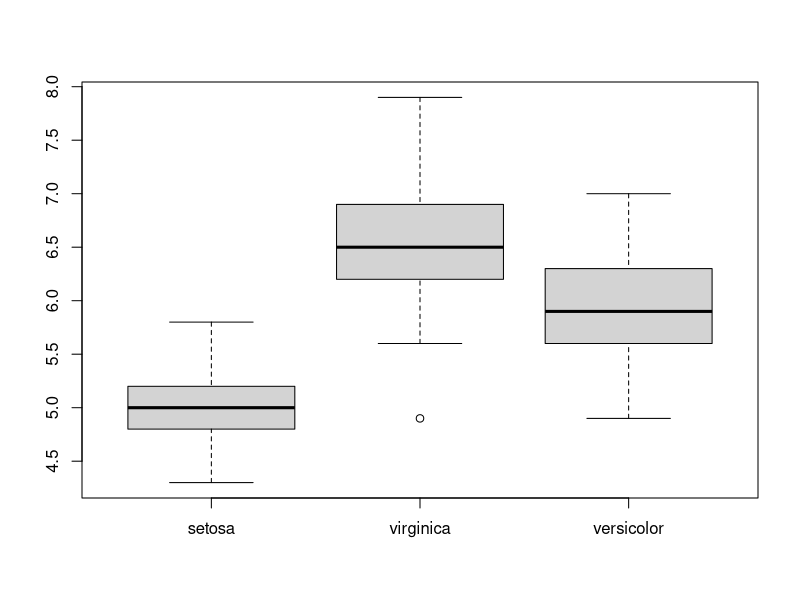
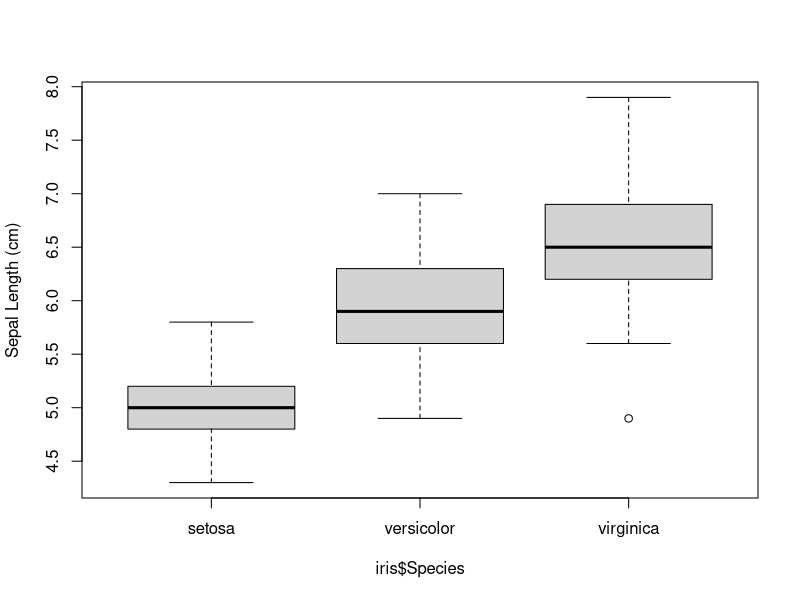
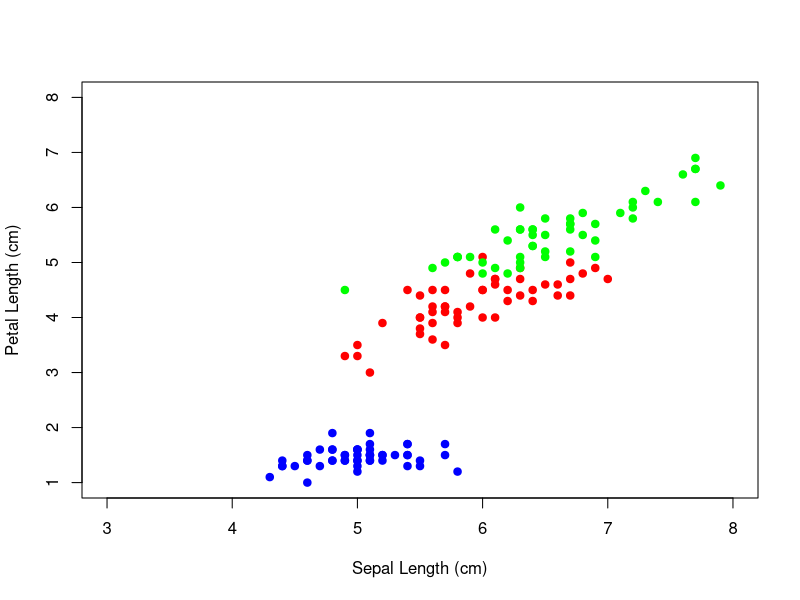

The R source for these figures, in order:
## ---- chunk 1
library(knitr)
opts_chunk$set(fig.align="center", fig.height=4, fig.width=4)
## ---- chunk 2
head(iris)
## ---- chunk 3
# R code goes here
iris$Species=="setosa"
setosa_sl<-iris$Sepal.Length[iris$Species=='setosa']
virginica_sl<-iris$Sepal.Length[iris$Species=='virginica']
t.test(setosa_sl,virginica_sl)
## ---- chunk 4
# R code goes here.
head(iris)
unique(iris$Species)

versicolor_sl<-iris$Sepal.Length[iris$Species=='versicolor']
?boxplot()
boxplot(setosa_sl,virginica_sl,versicolor_sl,names = c('setosa','virginica','versicolor'))


#easy way is
boxplot(iris$Sepal.Length ~ iris$Species,ylab="Sepal Length (cm)")
## ---- chunk 5
# R code goes here.


setosa <- iris[iris$Species=='setosa',]
versicolor <- iris[iris$Species=='versicolor',]
virginica <- iris[iris$Species=='virginica',]
plot(setosa$Sepal.Length, setosa$Petal.Length, pch=19, col='blue', xlim=c(3,8),
ylim=c(1,8), xlab = "Sepal Length (cm)", ylab = "Petal Length (cm)")
points(versicolor$Sepal.Length, versicolor$Petal.Length, pch=19, col='red')
points(virginica$Sepal.Length, virginica$Petal.Length, pch=19, col='green')

